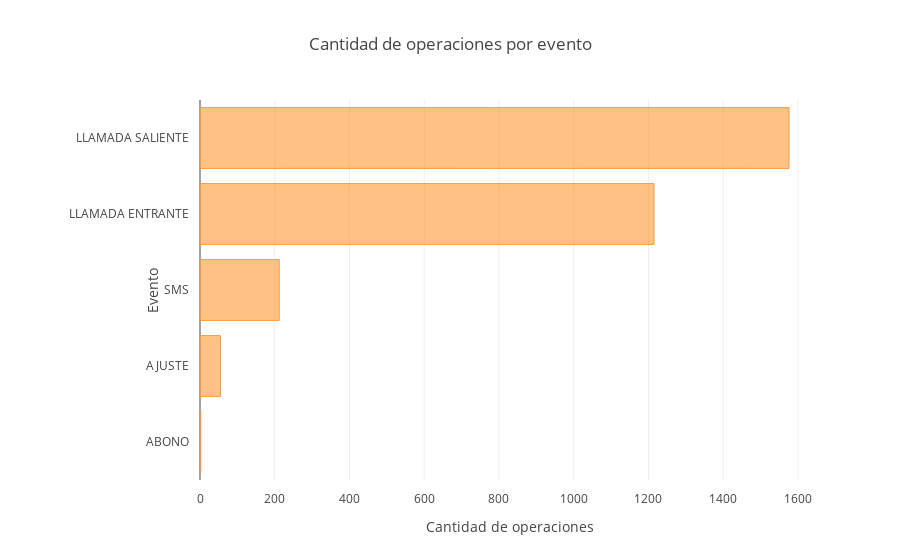

The notebook cell this image was saved under:
### Markdown cell above
Y en ésta imagen se puede identificar la ciudad en la cual el usuario pasa la mayor parte de su tiempo, por lo que se puede inferir que vive y trabaja en la zona formada por la unión de la delegación Cuauhtémoc y la delegación Azcapotzalco, y que viaja regularmente a la ciudad de Guadalajara.

### Code cell
att[att["Evento"] != "DATOS"].groupby("Evento").size().sort_values().iplot(kind="barh",layout={'title':'Cantidad de operaciones por evento','margin':{'l':200,'pad':10},'yaxis':{'title':'Evento'},'xaxis':{'title':'Cantidad de operaciones'}})

### Figure 1 — Plotly figure (JSON) as saved in the notebook; plotly's stock layout.template omitted (floating-point values rounded to 4 significant figures)
{"data": [{"marker": {"color": "rgba(255, 153, 51, 0.6)", "line": {"color": "rgba(255, 153, 51, 1.0)", "width": 1}}, "name": "None", "orientation": "h", "text": "", "type": "bar", "x": [2, 55, 212, 1215, 1576], "y": ["ABONO", "AJUSTE", "SMS", "LLAMADA ENTRANTE", "LLAMADA SALIENTE"]}], "layout": {"margin": {"l": 200, "pad": 10}, "title": "Cantidad de operaciones por evento", "xaxis": {"title": "Cantidad de operaciones"}, "yaxis": {"title": "Evento"}}}
